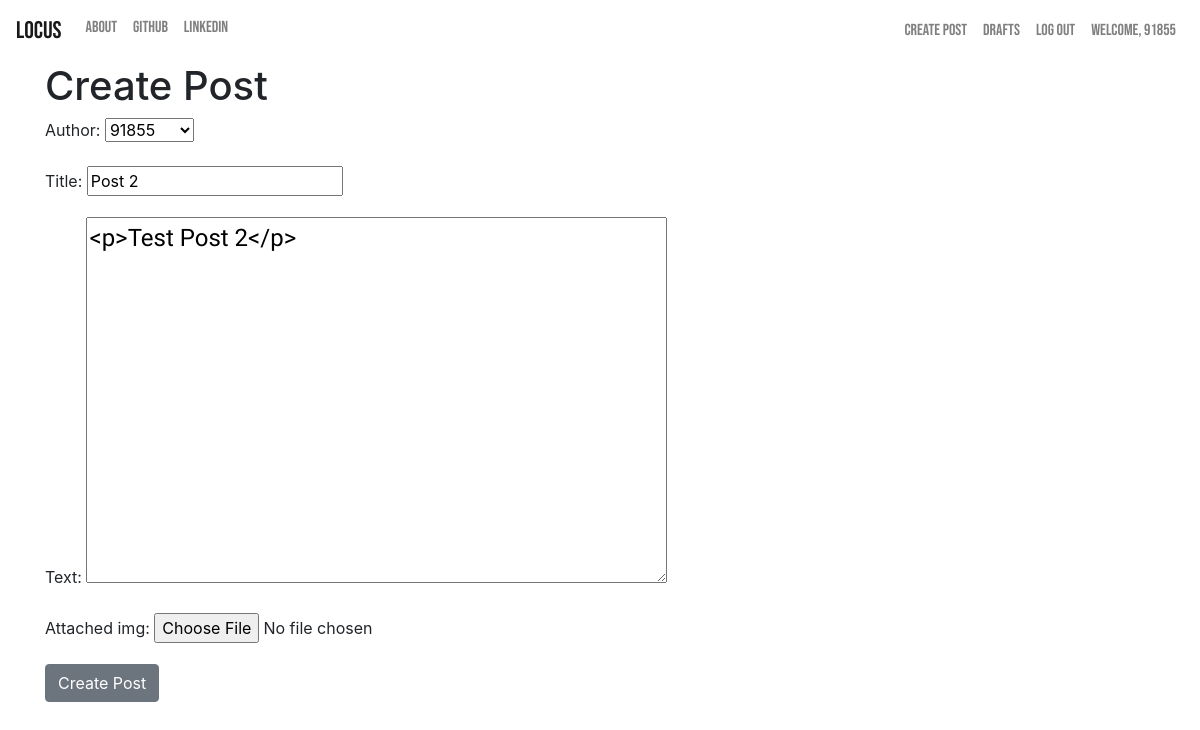
Page /post/2/edit (signed in) on the committed database.
### blog/models.py (models this page shows, shortened)
class Post(models.Model):
    author = models.ForeignKey('auth.User', on_delete=models.CASCADE)
    title = models.CharField(max_length=64)
    text = models.TextField()
    created_date = models.DateTimeField(default=timezone.now)
    published_date = models.DateTimeField(blank=True, null=True)
    attached_img = models.ImageField(upload_to="post_images", blank=True)

### blog/views.py (the view)
# urls.py: re_path(r'^post/(?P<pk>\d+)/edit$', views.UpdatePostView.as_view(), name = 'post_edit'),
class UpdatePostView(LoginRequiredMixin, UpdateView):
    login_url = '/login/'
    redirect_field_name = 'blog/post_detail.html'
    form_class = PostForm
    model = Post

### blog/forms.py
class PostForm(forms.ModelForm):
    class Meta():
        model = Post
        fields = ('author', 'title', 'text', 'attached_img')
        widgets = {
            'title': forms.TextInput(attrs={'class': 'textinputclass'}),
            'text': forms.Textarea(attrs = {'class': 'editable medium-editor-textarea postcontent'})
        }

### blog/templates/blog/post_form.html (shortened to what this page needs)
{% extends 'blog/base.html' %}
{% block body-block %}
    <h1>Create Post</h1>
    <form class="post-form" action="" method="POST">
        {{ form.as_p }}
        <button type="submit" class="save btn btn-secondary">Create Post</button>
    </form>
{% endblock body-block %}

### blog/templates/blog/base.html (shortened to what this page needs)
<!DOCTYPE html>
{% load static %}
<html lang="en">
<head>
    <link rel="stylesheet" href="https://stackpath.bootstrapcdn.com/bootstrap/4.5.0/css/bootstrap.min.css">
    <link rel="stylesheet" href="//cdn.jsdelivr.net/npm/medium-editor@latest/dist/css/medium-editor.min.css" type="text/css" media="screen" charset="utf-8">
    <link rel="stylesheet" href="{% static 'css/blog.css'%}">
</head>
<body>
    <nav class="navbar navbar-expand-lg navbar-light techfont custom-navbar">
        <div class="navbar-collapse" id="navbarSupportedContent">
            <ul class="navbar-nav mr-auto">
                <li class="nav-item"><a class="navbar-brand bigbrand" href="{% url 'post_list' %}">LocuS</a></li>
                <li class="nav-item"><a class="nav-link" href="{% url 'about' %}">About</a></li>
                <li class="nav-item"><a class="nav-link" href="https://www.github.com">Github</a></li>
                <li class="nav-item"><a class="nav-link" href="https://www.linkedin.com">LinkedIn</a></li>
            </ul>
            <ul class="nav navbar-nav navbar-right">
                {% if user.is_authenticated %}
                <li>
                    <a class="nav-link" href="{% url 'post_new' %}">Create Post</a>
                </li>
                <li>
                    <a class="nav-link" href="{% url 'post_draft' %}">Drafts</a>
                </li>
                <li>
                    <a class="nav-link" href="{% url 'logout' %}">Log Out</a>
                </li>
                <li>
                    <a class="nav-link">Welcome, {{ user.username }}</a>
                </li>
                {% else %}
                <li>
                    <a class="nav navbar-right" href="{% url 'login' %}"><span class="material-icons">login</span></a>
                </li>
                {% endif %}
            </ul>
        </div>
    </nav>
    <div class="content container">
        <div class="row">
            <div class="col-md-8">
                <div class="blog_post">
                    {% block body-block %}
                    {% endblock body-block %}
                </div>
            </div>
        </div>
    </div>
</body>
</html>

### blog/static/css/blog.css (style rules this page uses)
body { margin: 0; }
.techfont { font-family: 'Bebas Neue', cursive; }
.bigbrand { font-size: 1.5em; }
.postcontent { font-family: 'Overlock', cursive; font-size: 1.5em; }

### rows in the picture
Post: author "91855", title "Post 2", text "<p>Test Post 2</p>"

### other values in the picture
{{ user.username }} "91855"
